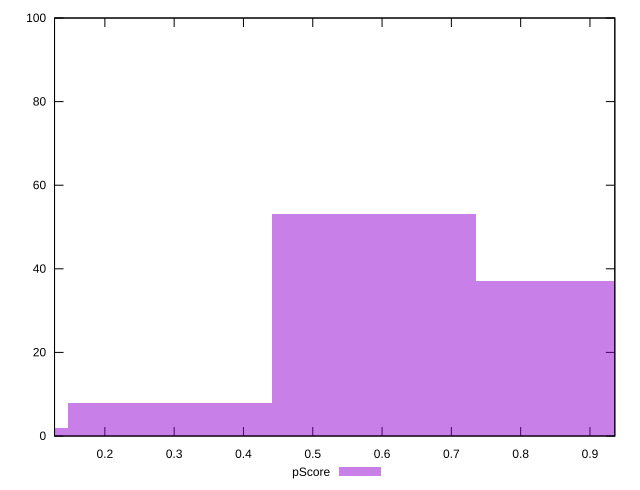

This figure's gnuplot source:
reset

$pScore <<EOF
0.5881382659750172 53
0.8822073989625258 37
0.2940691329875086 8
0 2
EOF

set key outside below
set boxwidth 0.2940691329875086
set xrange [0.12738375908391342:0.9358777119981044]
set yrange [0:100]
set trange [0:100]
set style fill transparent solid 0.5 noborder
set terminal svg size 640, 490 enhanced background rgb 'white'
set output "reprap/first-contentful-paint/samples/pages+cached/pScore/histogram.svg"

plot $pScore title "pScore" with boxes

reset
